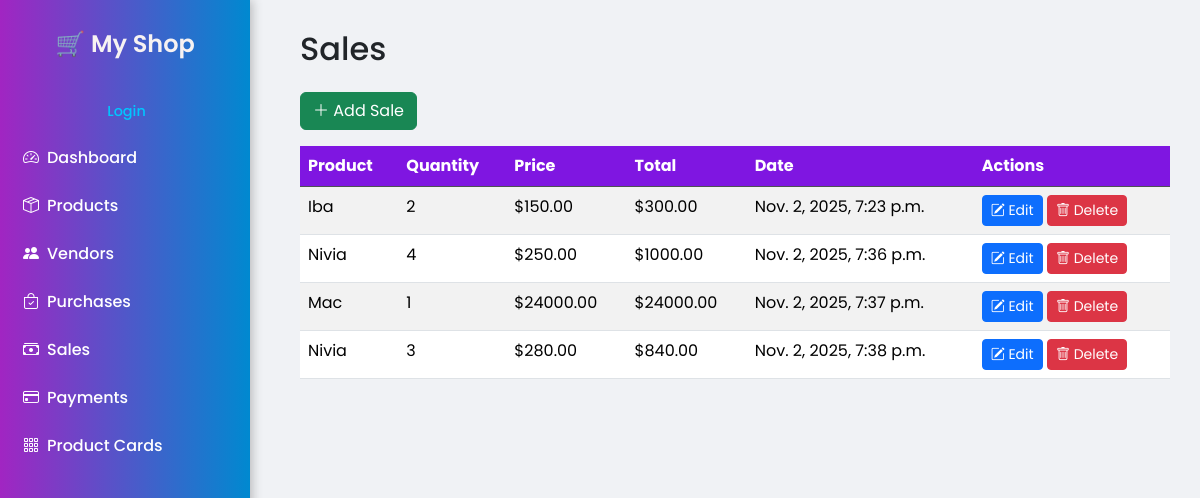
Page /sales/ on the committed database.
### core/models.py (models this page shows, shortened)
class Sale(models.Model):
    product = models.ForeignKey(Product, on_delete=models.CASCADE)
    quantity = models.PositiveIntegerField()
    price = models.DecimalField(max_digits=10, decimal_places=2)
    total_price = models.DecimalField(max_digits=10, decimal_places=2, blank=True, null=True)
    date = models.DateTimeField(default=timezone.now)  # ✅ instead of auto_now_add

class Product(models.Model):
    subcategory = models.ForeignKey(SubCategory, on_delete=models.CASCADE)
    name = models.CharField(max_length=150)
    image = models.ImageField(upload_to='products/', null=True, blank=True)
    stock = models.IntegerField(default=0)
    purchase_price = models.DecimalField(max_digits=10, decimal_places=2)  # ✅ was FloatField
    sale_price = models.DecimalField(max_digits=10, decimal_places=2)      # ✅ was FloatField
    def __str__(self):
        return self.name

### core/views.py (the view, shortened to what this page needs)
# urls.py: path('sales/', views.sales, name='sales'),
def sales(request):
    form = SaleForm(request.POST or None)
    sales = Sale.objects.select_related('product').all()
    products = Product.objects.all()
    edit_forms_list = [(s, SaleForm(instance=s)) for s in sales]
    return render(request, 'core/sales.html', {
        'form': form,
        'sales': sales,
        'products': products,
        'edit_forms_list': edit_forms_list
    })

### core/templates/core/sales.html (shortened to what this page needs)
{% extends 'core/base.html' %}
{% block content %}
{% load static %}
<h2 class="mb-4">Sales</h2>
<button class="btn btn-success mb-3" data-bs-toggle="modal" data-bs-target="#addSaleModal">
    <i class="bi bi-plus-lg"></i> Add Sale
</button>
<table class="table table-hover table-striped">
    <thead class="table-dark">
        <tr>
            <th>Product</th>
            <th>Quantity</th>
            <th>Price</th>
            <th>Total</th>
            <th>Date</th>
            <th>Actions</th>
        </tr>
    </thead>
    <tbody>
        {% for sale in sales %}
        <tr>
            <td>{{ sale.product.name }}</td>
            <td>{{ sale.quantity }}</td>
            <td>${{ sale.price }}</td>
            <td>${{ sale.total_price }}</td>
            <td>{{ sale.date }}</td>
            <td>
                <button class="btn btn-primary btn-sm" data-bs-toggle="modal" data-bs-target="#editModal{{ sale.id }}">
                    <i class="bi bi-pencil-square"></i> Edit
                </button>
                <button class="btn btn-danger btn-sm" data-bs-toggle="modal" data-bs-target="#deleteModal{{ sale.id }}">
                    <i class="bi bi-trash"></i> Delete
                </button>
            </td>
        </tr>
        {% endfor %}
    </tbody>
</table>
{% endblock %}

### core/templates/core/base.html (style rules this page uses)
body { font-family: 'Poppins', sans-serif; background: #f0f2f5; }
th { background-color: #7f16e1 !important; color: white; }

### rows in the picture
Sale: product.name "Iba", quantity "2", price "150.00", total_price "300.00", date "Nov. 2, 2025, 7:23 p.m."
Sale: product.name "Nivia", quantity "4", price "250.00", total_price "1000.00", date "Nov. 2, 2025, 7:36 p.m."
Sale: product.name "Mac", quantity "1", price "24000.00", total_price "24000.00", date "Nov. 2, 2025, 7:37 p.m."
Sale: product.name "Nivia", quantity "3", price "280.00", total_price "840.00", date "Nov. 2, 2025, 7:38 p.m."
